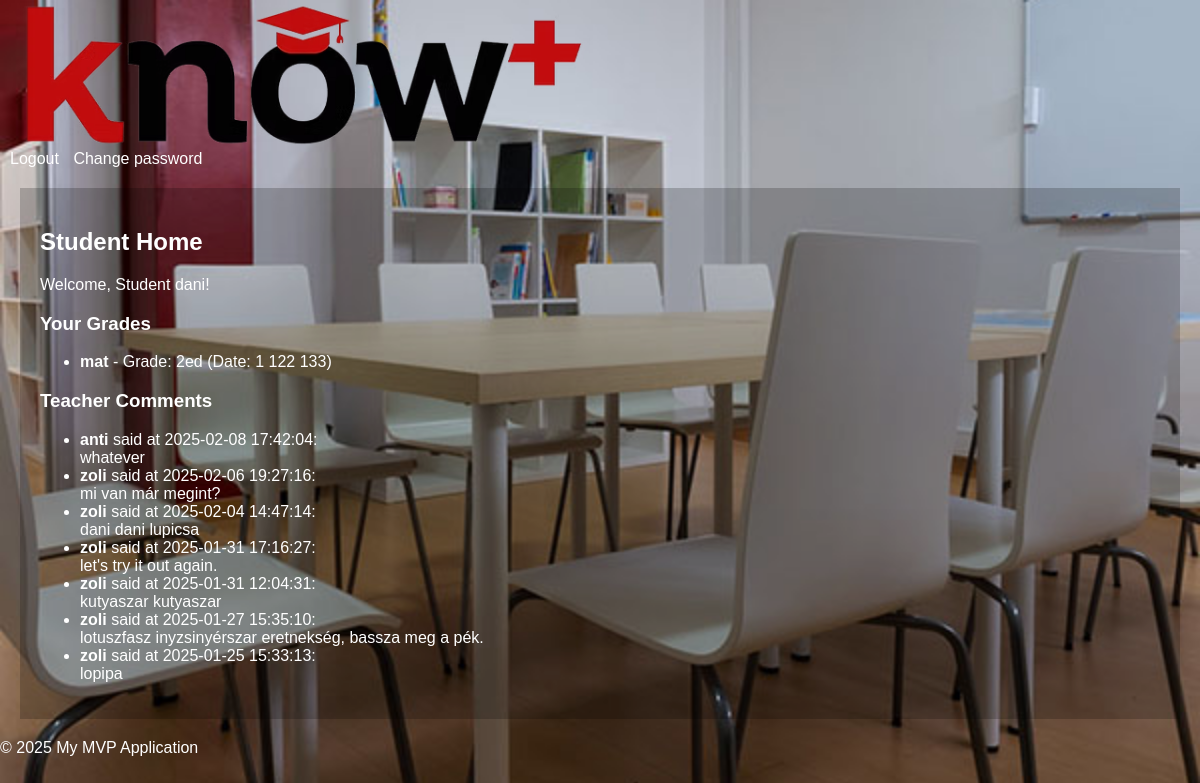
Page /student (signed in) on the committed database.
### models.py (models this page shows, shortened)
class User(db.Model, UserMixin):
    id = db.Column(db.Integer, primary_key=True)
    username = db.Column(db.String(80), unique=True, nullable=False)
    password_hash = db.Column(db.String(128))
    user_type = db.Column(db.Enum(UserType), nullable=False)  # Using UserType enum for role
    @property
    def is_authenticated(self):
        return True

class Grade(db.Model):
    id = db.Column(db.Integer, primary_key=True)
    student_id = db.Column(db.Integer, db.ForeignKey('user.id', ondelete='CASCADE'), nullable=False)
    date = db.Column(db.String(20), nullable=False)  # e.g., "2023-11-15"
    subject = db.Column(db.String(100), nullable=False)
    grade = db.Column(db.String(10), nullable=False)  # e.g., "A", "B+", "90/100"
    timestamp = db.Column(db.DateTime, default=datetime.utcnow)
    student = db.relationship(
        'User',
        foreign_keys=[student_id],
        backref=db.backref('grades', cascade='all, delete-orphan')
    )

class Comment(db.Model):
    id = db.Column(db.Integer, primary_key=True)
    teacher_id = db.Column(db.Integer, db.ForeignKey('user.id', ondelete='CASCADE'), nullable=False)
    student_id = db.Column(db.Integer, db.ForeignKey('user.id', ondelete='CASCADE'), nullable=False)
    content = db.Column(db.Text, nullable=False)
    timestamp = db.Column(db.DateTime, default=datetime.utcnow)
    teacher = db.relationship('User', foreign_keys=[teacher_id])
    student = db.relationship('User', foreign_keys=[student_id])

### app.py (the view)
@app.route('/student')
@login_required
def student_home():
    if current_user.user_type != UserType.STUDENT:
        return 'Unauthorized', 403
    teacher_comments = Comment.query.filter_by(student_id=current_user.id).order_by(Comment.timestamp.desc()).all()
    return render_template('student_home.html', teacher_comments=teacher_comments)

### app.py (called while the page is built)
@login_manager.user_loader
def load_user(user_id):
    return User.query.get(int(user_id))  # Load from the unified User model

### templates/student_home.html (shortened to what this page needs)
{% extends 'base.html' %}
{% block content %}
<div class="teacher_student_container">
    <h2>Student Home</h2>
    {% if admin_view %}
    <div class="alert alert-info" role="alert">
        You are viewing this page as Administrator.
    </div>
    <p>Viewing Student Page: <strong>{{ student.username }}</strong></p> {# Added student username display for admin
    view #}
    {% else %}
    <p>Welcome, Student {{ current_user.username }}!</p>
    {% endif %}
    <h3>Your Grades</h3>
    <ul class="list-group">
        {% if admin_view %}
        {% for grade in student.grades %}
        <li class="list-group-item">
            <strong>{{ grade.subject }}</strong> - Grade: {{ grade.grade }} (Date: {{ grade.date }})
        </li>
        {% else %}
        <li class="list-group-item">No grades yet.</li>
        {% endfor %}
        {% else %}
        {% for grade in current_user.grades %}
        <li class="list-group-item">
            <strong>{{ grade.subject }}</strong> - Grade: {{ grade.grade }} (Date: {{ grade.date }})
        </li>
        {% else %}
        <li class="list-group-item">No grades yet.</li>
        {% endfor %}
        {% endif %}
    </ul>
    <h3>Teacher Comments</h3>
    <ul class="list-group">
        {% for comment in teacher_comments %}
        <li class="list-group-item">
            <strong>{{ comment.teacher.username }}</strong> said at {{ comment.timestamp.strftime('%Y-%m-%d
            %H:%M:%S') }}:
            <br>
            {{ comment.content }}
        </li>
        {% else %}
        <li class="list-group-item">No comments yet.</li>
        {% endfor %}
    </ul>
</div>
{% endblock %}

### static/css/style.css (style rules this page uses)
body { font-family: sans-serif; margin: 0; padding: 0; color: white; background-image: url('static/img/background.jpg'); background-size: cover; background-position: center; }
.teacher_student_container { padding: 20px; margin: 20px; background-color: rgba(0, 0, 0, 0.2); }

### rows in the picture
User: username "dani"
Grade: subject "mat", grade "2ed", date "1 122 133"
Comment: teacher.username "anti", timestamp "2025-02-08 17:42:04", content "whatever"
Comment: teacher.username "zoli", timestamp "2025-02-06 19:27:16", content "mi van már megint?"
Comment: teacher.username "zoli", timestamp "2025-02-04 14:47:14", content "dani dani lupicsa"
Comment: teacher.username "zoli", timestamp "2025-01-31 17:16:27", content "let's try it out again."
Comment: teacher.username "zoli", timestamp "2025-01-31 12:04:31", content "kutyaszar kutyaszar"
Comment: teacher.username "zoli", timestamp "2025-01-27 15:35:10", content "lotuszfasz inyzsinyérszar eretnekség, bassza meg a pék."
Comment: teacher.username "zoli", timestamp "2025-01-25 15:33:13", content "lopipa"
